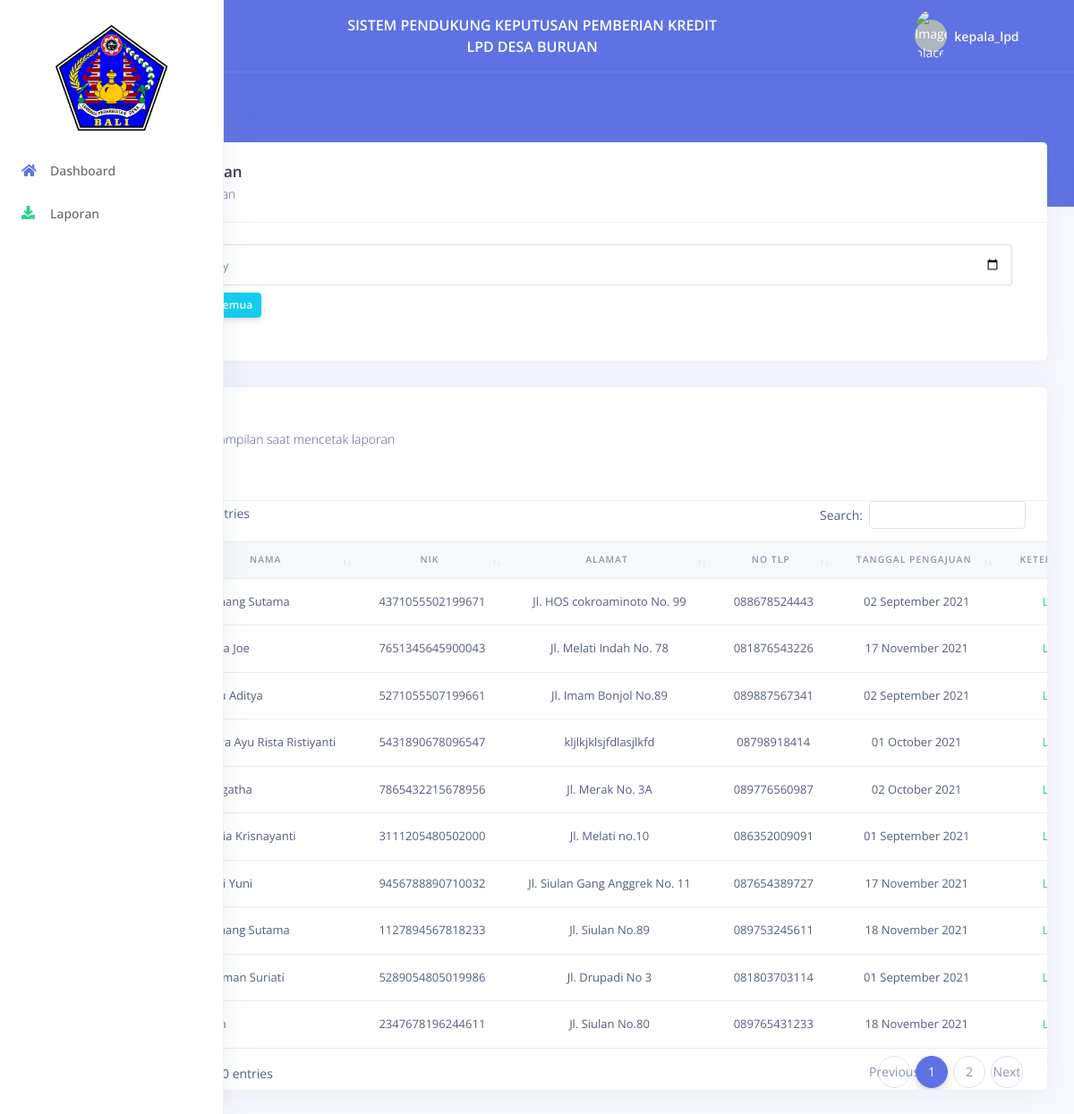
Screenshot of /laporan (signed in) with the database file from the repository.
### tables this page shows
CREATE TABLE `pengajuan` (
  `id_pengajuan` int(11) NOT NULL,
  `id_kriteria` int(11) NOT NULL,
  `id_nsb` int(11) NOT NULL,
  `id_subkriteria` int(11) NOT NULL
);

CREATE TABLE `nasabah` (
  `id_nsb` int(11) NOT NULL,
  `nama_nsb` varchar(45) NOT NULL,
  `no_kk` varchar(40) NOT NULL,
  `no_nik` varchar(16) NOT NULL,
  `tempat_lahir` varchar(15) NOT NULL,
  `tgl_lahir` date NOT NULL,
  `alamat` varchar(60) NOT NULL,
  `agama` enum('Hindu','Islam','Kristen','Buddha') NOT NULL,
  `email` varchar(35) NOT NULL,
  `no_tlp` varchar(15) NOT NULL,
  `jenis_kelamin` enum('Pria','Wanita') NOT NULL,
  `periode` date NOT NULL,
  `selesai` integer NOT NULL DEFAULT 0
);

### app/views/laporan/laporan.index.php (the view, shortened to what the rows shown need)
<div class="container-fluid mt--6">
    <div class="row">
        <div class="col">
            <div class="card">
                <div class="table-responsive">
                    <div id="datatable-basic_wrapper" class="dataTables_wrapper dt-bootstrap4">
                        <div class="row">
                            <div class="col-sm-12">
                                <table class="table table-flush dataTable datatable-basic" role="grid" aria-describedby="datatable-basic_info">
                                    <thead class="thead-light">
                                    <tr role="row">
                                        <th class="sorting_asc text-center" tabindex="0" aria-controls="datatable-basic" rowspan="1" colspan="1" aria-sort="ascending" aria-label="" style="width: 30px;">
                                        </th>
                                        <th class="sorting text-center" tabindex="0" aria-controls="datatable-basic" rowspan="1" colspan="1">Nama</th>
                                        <th class="sorting text-center" tabindex="0" aria-controls="datatable-basic" rowspan="1" colspan="1">NIK</th>
                                        <th class="sorting text-center" tabindex="0" aria-controls="datatable-basic" rowspan="1" colspan="1">Alamat</th>
                                        <th class="sorting text-center" tabindex="0" aria-controls="datatable-basic" rowspan="1" colspan="1">No Tlp</th>
                                        <th class="sorting text-center" tabindex="0" aria-controls="datatable-basic" rowspan="1" colspan="1">Tanggal Pengajuan</th>
                                        <th class="sorting text-center" tabindex="0" aria-controls="datatable-basic" rowspan="1" colspan="1">Keterangan</th>
                                    </tr>
                                    </thead>
                                    <tbody>
                                    <?php $i = 0; foreach ($ranking as $nasabah => $value) { ?>
                                        <tr role="row" class="even">
                                            <td class="sorting_1 text-center"><?= ++$i; ?></td>
                                            <td class="sorting_1 col-3"><?= $nasabah; ?></td>
                                            <td class="sorting_1 text-center"><?= $namaNasabah[$nasabah]['data']["no_nik"]; ?></td>
                                            <td class="sorting_1 text-center"><?= $namaNasabah[$nasabah]['data']["alamat"]; ?></td>
                                            <td class="sorting_1 text-center"><?= $namaNasabah[$nasabah]['data']["no_tlp"]; ?></td>
                                            <td class="sorting_1 text-center"><?= date('d F Y', strtotime($namaNasabah[$nasabah]['data']["periode"])); ?></td>
                                            <td class="sorting_1 text-center text <?= $namaNasabah[$nasabah]['layak'] ? 'text-success' : 'text-danger' ?>"><?= $namaNasabah[$nasabah]['layak'] ? 'Layak' : 'Tidak Layak'; ?></td>
                                        </tr>
                                    <?php } ?>
                                    </tbody>
                                </table>
                            </div>
                        </div>
                    </div>
                </div>
            </div>
        </div>
    </div>
</div>

### rows the page displays
pengajuan: nasabah "Komang Sutama", id_nsb.no_nik "4371055502199671", id_nsb.alamat "Jl. HOS cokroaminoto No. 99", id_nsb.no_tlp "088678524443", id_nsb.periode "02 September 2021"
pengajuan: nasabah "Satya Joe", id_nsb.no_nik "7651345645900043", id_nsb.alamat "Jl. Melati Indah No. 78", id_nsb.no_tlp "081876543226", id_nsb.periode "17 November 2021"
pengajuan: nasabah "Putu Aditya", id_nsb.no_nik "5271055507199661", id_nsb.alamat "Jl. Imam Bonjol No.89", id_nsb.no_tlp "089887567341", id_nsb.periode "02 September 2021"
pengajuan: nasabah "Dewa Ayu Rista Ristiyanti", id_nsb.no_nik "5431890678096547", id_nsb.alamat "kljlkjklsjfdlasjlkfd", id_nsb.no_tlp "08798918414", id_nsb.periode "01 October 2021"
pengajuan: nasabah "Anagatha", id_nsb.no_nik "7865432215678956", id_nsb.alamat "Jl. Merak No. 3A", id_nsb.no_tlp "089776560987", id_nsb.periode "02 October 2021"
pengajuan: nasabah "Nadia Krisnayanti", id_nsb.no_nik "3111205480502000", id_nsb.alamat "Jl. Melati no.10", id_nsb.no_tlp "086352009091", id_nsb.periode "01 September 2021"
pengajuan: nasabah "Indri Yuni", id_nsb.no_nik "9456788890710032", id_nsb.alamat "Jl. Siulan Gang Anggrek No. 11", id_nsb.no_tlp "087654389727", id_nsb.periode "17 November 2021"
pengajuan: nasabah "Komang Sutama", id_nsb.no_nik "1127894567818233", id_nsb.alamat "Jl. Siulan No.89", id_nsb.no_tlp "089753245611", id_nsb.periode "18 November 2021"
pengajuan: nasabah "Nyoman Suriati", id_nsb.no_nik "5289054805019986", id_nsb.alamat "Jl. Drupadi No 3", id_nsb.no_tlp "081803703114", id_nsb.periode "01 September 2021"
pengajuan: id_nsb.no_nik "2347678196244611", id_nsb.alamat "Jl. Siulan No.80", id_nsb.no_tlp "089765431233", id_nsb.periode "18 November 2021"

### other values shown
sessionGet("username") "kepala_lpd"
